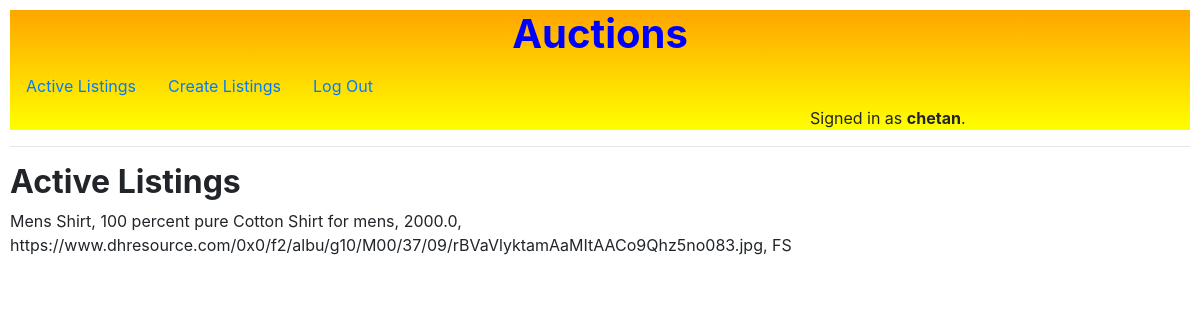
/item/8 (signed in), run on the app's committed database.
### auctions/models.py (models this page shows)
class User(AbstractUser):
    pass

class listings(models.Model):
    item_id = models.AutoField(primary_key=True)
    item_image = models.URLField(blank=True)
    item_title = models.CharField(max_length=128)
    item_des = models.TextField()
    item_price = models.FloatField()
    create_time = models.DateTimeField(auto_now_add=True)
    item_category = models.CharField(choices = Categories, max_length=2)
    avail_item = models.BooleanField(default=True)
    user = models.ForeignKey(User, on_delete=models.CASCADE, null=True, blank=True)
    item_winner = models.ForeignKey(User, on_delete=models.CASCADE, null=True, related_name="Winner")
    def __str__(self):
        return f"{self.item_title}, {self.item_des}, {self.item_price}, {self.item_image}, {self.item_category}"

### auctions/views.py (the view)
# urls.py: path("item/<int:id>", views.item, name="item")
def item(request, id):
    obj = listings.objects.get(item_id=id)
    return render(request, "auctions/item.html", {
        "item" : obj
    })

### auctions/templates/auctions/item.html
{% extends "auctions/layout.html" %}
{% block body %}
    <h2>Active Listings</h2>
    {{ item }}
{% endblock %}

### auctions/templates/auctions/layout.html (shortened to what this page needs)
{% load static %}
<!DOCTYPE html>
<html lang="en">
    <head>
        <link rel="stylesheet" href="https://stackpath.bootstrapcdn.com/bootstrap/4.4.1/css/bootstrap.min.css">
        <link href="{% static 'auctions/styles.css' %}" rel="stylesheet" type="text/css">
    </head>
    <body>
        <div class="body-header">
        <h1>Auctions</h1>
        <ul class="nav">
            <li class="nav-item">
                <a class="nav-link" href="{% url 'index' %}">Active Listings</a>
            </li>
            {% if user.is_authenticated %}
                <li class="nav-item">
                    <a class="nav-link" href="{% url 'create_listing' %}">Create Listings</a>
                </li>
                <li class="nav-item">
                    <a class="nav-link" href="{% url 'logout' %}">Log Out</a>
                </li>
            {% endif %}
            <li class="nav-item" id="status">
            {% if user.is_authenticated %}
                Signed in as <strong>{{ user.username }}</strong>.
            {% else %}
                Not signed in.
            {% endif %}
            </li>
        </ul>
        </div>
        <hr>
        {% block body %}
        {% endblock %}
    </body>
</html>

### auctions/static/auctions/styles.css (style rules this page uses)
body { padding: 10px; background-color: white; }
.body-header { background-image: linear-gradient(-180deg, orange, yellow); }
h1 { color: blue; font-weight: bolder; text-align: center; }
h2 { font-weight: bold; }
#status { text-align: right; margin-left: 800px; }

### data on the page
User: username "chetan"
listings: item_title+item_des+item_price "Mens Shirt, 100 percent pure Cotton Shirt for mens, 2000.0, https://www.dhresource.com/0x0/f2/albu/g10/M00/37/09/rBVaVlyktamAaMItAACo9Qhz5no083.jpg, FS"
